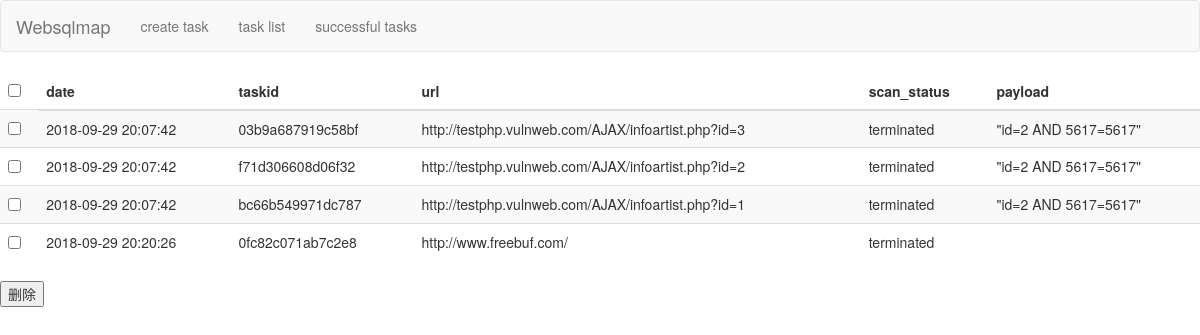
Screenshot of /scan/list with the database file from the repository.
### tables this page shows
CREATE TABLE scan(
        date VARCHAR,
        taskid VARCHAR,
        url VARCHAR,
        scan_status VARCHAR,
        data VARCHAR        
    );

### app.py (the view)
@app.route("/scan/list")
def show(cursor=None):
    cursor=db_exec('select * from scan')
    return render_template('list.html', cursor=cursor)

### app.py (called while the page is built)
def db_exec(sql):
    conn = sqlite3.connect('websqlmap.db')
    c = conn.cursor()
    cursor = c.execute(sql)
    conn.commit()
    return cursor

### templates/list.html (shortened to what this page needs)
<!DOCTYPE html>
<html>
<head>
	<link rel="stylesheet" href="/static/css/bootstrap.min.css">
</head>
<body>
<nav class="navbar navbar-default" role="navigation">
	<div class="container-fluid">
	<div class="navbar-header">
		<a class="navbar-brand" href="/">Websqlmap</a>
	</div>
	<div>
		<ul class="nav navbar-nav">
            <li><a href="/scan/newscan">create task</a></li>
			<li><a href="/scan/list">task list</a></li>
			<li><a href="/scan/succ">successful tasks</a></li>
		</ul>
	</div>
	</div>
</nav>
<table class="table table-striped" id = "list_table">
	<thead>
		<tr>
            <td><input type="checkbox" name="test" id="all"></td>
			<th>date</th>
			<th>taskid</th>
			<th>url</th>
            <th>scan_status</th>
            <th>payload</th>
		</tr>
	</thead>
	<tbody>
    {% for data in cursor %}
		<tr>
        <td><input type="checkbox" name="test"></td>
			<td>{{ data[0] }}</td>
			<td name="taskid">{{ data[1] }}</td>
			<td>{{ data[2] }}</td>
            <td>{{ data[3] }}</td>
            <td><div id="{{ data[1] }}"></div></td>
        </tr>
    {% endfor %}
	</tbody>
</table>
<input type="button" value="删除">
</body>
</html>

### rows the page displays
scan: date "2018-09-29 20:07:42", taskid "03b9a687919c58bf", url "http://testphp.vulnweb.com/AJAX/infoartist.php?id=3", scan_status "terminated"
scan: date "2018-09-29 20:07:42", taskid "f71d306608d06f32", url "http://testphp.vulnweb.com/AJAX/infoartist.php?id=2", scan_status "terminated"
scan: date "2018-09-29 20:07:42", taskid "bc66b549971dc787", url "http://testphp.vulnweb.com/AJAX/infoartist.php?id=1", scan_status "terminated"
scan: date "2018-09-29 20:20:26", taskid "0fc82c071ab7c2e8", url "http://www.freebuf.com/", scan_status "terminated"
